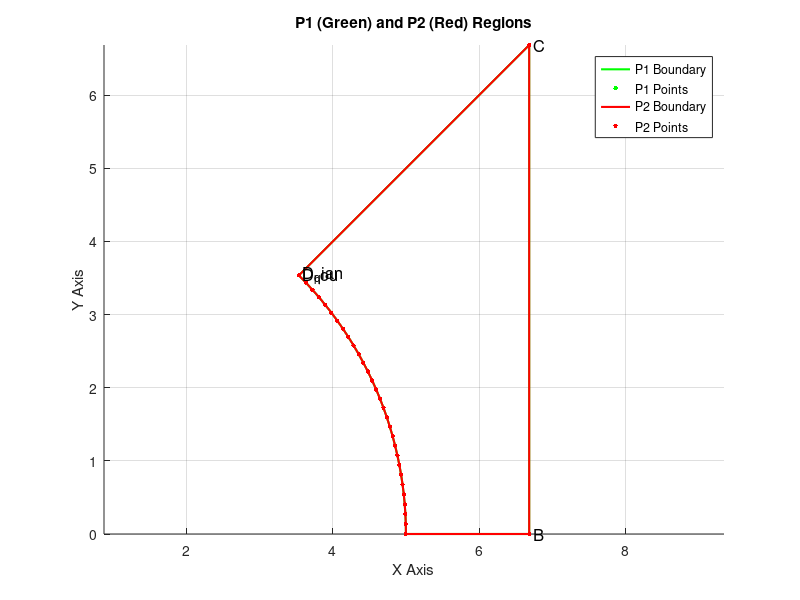

MATLAB code to generate this figure: (Note: this script raises an error after producing the figure.)
clc; clear; close all;

Fina_avg=zeros(size( 0.4:0.1:1.2,2),size( 0.5:0.1:1.2,2));
% f_g1 = [0.46/0.5, 0.64/0.70,0.74/0.82,0.88/0.98,1.12/1.20]
f_g1 = 0.4:0.1:1.2;
f_01 = 0.5:0.1:1.2;
[FO,FG] = meshgrid(f_01,f_g1);
for kk=1:size(f_g1,2)
    for kj=1:size(f_01,2)
        f_g = f_g1(1,kk);
        f_0 = f_01(1,kj);
% **Parameter Definition**
P = 16.7;     % Structure size parameter
D = 10;       % Diameter of the circular region
m = 7;        % Power exponent
W = 1.665;  
R0 = D /2;
Rnew = R0;   % Initial radius


% **Create polar coordinate grid**
theta = linspace(0, pi / 4, 50);  
r = linspace(0, ((P/2-W) * (sqrt(2))), 50); 
[THETA, R] = meshgrid(theta, r);

% **Compute flow field**
sec_theta = 1 ./ cos(THETA);
f_c = f_g + (f_0 - f_g) .* (1 - ((sqrt(2) - sec_theta) / (sqrt(2) - 1)).^m);
denominator = ((P / 2 - W) .* sec_theta - Rnew);
F = f_c .* (1 - (1 - (R - R0) ./ denominator).^m);


F(R <= Rnew) = 0; 

% **Convert to Cartesian coordinates**
[X, Y] = pol2cart(THETA, R);
X_data = [X(:), Y(:)];
F_data = F(:);



% **Compute P2 structured grid**
theta_hou = atan((P/2 - W) / (P/2 - W));
arc_theta_hou = linspace(theta_hou, 0, 30);
arc_theta_qian = linspace(pi/4, 0, 30); 
R_qian = Rnew; 
R_hou = Rnew; 
arc_x_qian = R_qian * cos(arc_theta_qian);  
arc_y_qian = R_qian * sin(arc_theta_qian);
arc_x_hou = R_hou * cos(arc_theta_hou);
arc_y_hou = R_hou * sin(arc_theta_hou);
arc_points_hou = [arc_x_hou', arc_y_hou'];
arc_points_qian = [arc_x_qian', arc_y_qian'];
B = [P/2 - W, 0];                  
C = [P/2 - W, P/2 - W];                
D_hou = [R_hou * cos(theta_hou) , R_hou * sin(theta_hou)];
D_qian = [R_qian * cos(pi/4) , R_qian * sin(pi/4)];
P1_points = [arc_points_qian; B; C; D_qian];
P2_points = [arc_points_hou; B; C; D_hou];

% **Plot P1 and P2**
figure(1); 
hold on; 
axis equal; 
grid on;
% **Plot P1 (Green)**
plot(P1_points(:,1), P1_points(:,2), 'g-', 'LineWidth', 1.5);
scatter(P1_points(:,1), P1_points(:,2), 10, 'g', 'filled');

% **Plot P2 (Red)**
plot(P2_points(:,1), P2_points(:,2), 'r-', 'LineWidth', 1.5);
scatter(P2_points(:,1), P2_points(:,2), 10, 'r', 'filled');

% **Label key points**
text(B(1), B(2), ' B', 'FontSize', 12, 'Color', 'black');
text(C(1), C(2), ' C', 'FontSize', 12, 'Color', 'black');
text(D_qian(1), D_qian(2), ' D_qian', 'FontSize', 12, 'Color', 'black');
text(D_hou(1), D_hou(2), ' D_hou', 'FontSize', 12, 'Color', 'black');

xlabel('X Axis');
ylabel('Y Axis');
title('P1 (Green) and P2 (Red) Regions');
legend('P1 Boundary', 'P1 Points', 'P2 Boundary', 'P2 Points');
hold off;

P1_area = polyarea(P1_points(:,1), P1_points(:,2));
P2_area = polyarea(P2_points(:,1), P2_points(:,2));
juxing_area = W * (P / 2 - W);

% **Output the areas of P1 and P2**
fprintf('P1 structured grid area: %.4f\n', P1_area);
fprintf('P2 structured grid area: %.4f\n', P2_area);
fprintf('Rectangle area: %.4f\n', juxing_area);
fprintf('juxing_area + P2_area: %.4f\n', juxing_area + P2_area);


% **Create P2 structured grid**
P2_x = linspace(min(P2_points(:,1)), max(P2_points(:,1)), 300);
P2_y = linspace(min(P2_points(:,2)), max(P2_points(:,2)), 300);
[P2_X, P2_Y] = meshgrid(P2_x, P2_y);

[in, ~] = inpolygon(P2_X, P2_Y, P2_points(:,1), P2_points(:,2));
P2_X(~in) = NaN;
P2_Y(~in) = NaN;

% % **Mask out values where X > (P/2 - W)**
% mask = (X <= (P / 2 - W));
% X(~mask) = NaN;
% Y(~mask) = NaN;
% F(~mask) = NaN;


% **RBF interpolation**
X_train = [X(:), Y(:)];
F_train =  F_data;
valid_idx = ~isnan(X_train(:,1)) & ~isnan(X_train(:,2));
X_train = X_train(valid_idx, :);
F_train = F_train(valid_idx);

X_target = [P2_X(:), P2_Y(:)];
valid_target_idx = ~isnan(X_target(:,1)) & ~isnan(X_target(:,2));
X_target = X_target(valid_target_idx, :);

D_train = pdist2(X_train, X_train);
sigma = 0.16*median(D_train(:));  
rbf_func = @(r) exp(-(r / sigma).^2);
Phi_train = rbf_func(D_train);
lambda = 1e-6;  
Phi_train = Phi_train + lambda * eye(size(Phi_train));
weights = Phi_train \ F_train;

D_target = pdist2(X_target, X_train);
Phi_target = rbf_func(D_target);

F_P2_grid = NaN(size(P2_X));
F_P2_grid(valid_target_idx) = Phi_target * weights;

% **Right-side rectangular flow field `F_R`**
Nx_R = 300; Ny_R = 300;
x_R = linspace(P/2 - W, P/2, Nx_R);  
y_R = linspace(0, P/2 - W, Ny_R);        
[X_R, Y_R] = meshgrid(x_R, y_R);

% **Ensure valid values at P/2-W in `F_P2_grid`**
[~, idx] = min(abs(P2_X(1,:) - P/2 -W)); 
F_P2_P_boundary = F_P2_grid(:, idx);  % Directly extract values at X=P/2-W
F_P2_P_boundary = fillmissing(F_P2_P_boundary, 'linear'); % Linearly fill NaN values

% **Compute `F_R`, ensuring continuity at X = P/2**
F_R = NaN(size(X_R));

for i = 1:length(x_R)
    for j = 1:length(y_R)
        if X_R(j, i) == P/2-W
            F_R(j, i) = F_P2_P_boundary(j); % Ensure continuity at P/2
        else
            % **Extract boundary values from left P2 region**
            Fy = F_P2_P_boundary(j);
            
            % **Apply power-law decay in the X direction**
            Fx = (1 - ((X_R(j, i) - (P/2-W)) / W).^7);
            
            % **Final flow field computation**
            F_R(j, i) = Fy .* Fx;
        end
    end
end

% **Merge P2 grid and right rectangular grid**
X_combined = [P2_X, X_R]; 
Y_combined = [P2_Y, Y_R]; 
F_combined = [F_P2_grid, F_R];

F_combined(isnan(F_combined)) = 0; % Avoid NaN affecting visualization

% **Figure 2: Flow field before interpolation (Cartesian coordinates)**
figure(2);
surf(X, Y, F, 'EdgeColor', 'none');
colormap('jet'); 
colorbar;
xlabel('X'); ylabel('Y'); zlabel('F');
title('Flow field before interpolation (Cartesian coordinates)');
xlim([0,P/2-W])
zlim([0,1])
caxis([0 1])
% **Figure 3: Interpolated complete flow field**
figure(3);
surf(P2_X, P2_Y, F_P2_grid, 'EdgeColor', 'none');
colormap('jet'); 
colorbar;
xlabel('X'); ylabel('Y'); zlabel('F');
title('Interpolated flow field');

figure(4);
hold on;

% 绘制散点图
scatter(X_data(:,1), X_data(:,2), 10, 'b', 'filled');  
scatter(P2_X(:), P2_Y(:), 10, 'r', 'filled');  

% 设置轴标签
xlabel('\it X\rm, mm', 'FontName', 'Times New Roman', 'FontSize', 14, 'Interpreter', 'tex');
ylabel('\it Y\rm, mm', 'FontName', 'Times New Roman', 'FontSize', 14, 'Interpreter', 'tex');

% 设置 legend 并调整符号大小
h = legend('Background Grid', 'Foreground Grid', 'Location', 'northwest');
set(h, 'Box', 'off');                
set(h, 'FontName', 'Times New Roman'); 
set(h, 'FontSize', 14); 
set(gcf, 'Renderer', 'painters'); % 使用矢量渲染
h.ItemTokenSize = [20, 10]; % **放大 legend 符号**

daspect([1 1 0.5]); % X and Y axes equal, Z scaled dynamically

% **设置坐标轴格式，确保所有刻度可见**
set(gca, 'FontSize', 14, 'FontName', 'Times New Roman');
set(gca, 'LineWidth', 2);
box on; % **确保所有框线显示**

% **确保所有刻度都显示**
xticks(min(X_data(:,1)):1:max(X_data(:,1))); % X 轴刻度
yticks(min(X_data(:,2)):1:max(X_data(:,2))); % Y 轴刻度

% **设置轴颜色确保所有刻度都可见**
set(gca, 'XColor', 'k', 'YColor', 'k'); % 确保 X、Y 轴的刻度线显示
set(gca, 'TickDir', 'in');  % 让刻度向外

% 设置 x 和 y 轴范围
xlim([0 max(X_data(:,1))]);
ylim([0 max(X_data(:,2))]);

hold off;







% **Figure 5: Right-side flow field**
figure(5);
surf(X_R, Y_R, F_R, 'EdgeColor', 'none'); 
colormap(jet);
colorbar;
xlabel('X'); ylabel('Y'); zlabel('F_R');
title('Right-side flow field (Rectangular grid)');
grid on;
view(45, 30);

% **Figure 6: Merged flow field**(juxing_area + P2_area)
figure(6);
surf(X_combined, Y_combined, F_combined, 'EdgeColor', 'none'); 
colormap(jet);
colorbar;
xlabel('X'); ylabel('Y'); zlabel('Flow Field');
title('Merged flow field');
grid on;
view(30, 40);


% **Define triangular grid region (F_U)**
Nx_U = 300; 
Ny_U = 300;
y_U = linspace(P/2 - W, P/2, Ny_U);  % Upper region (P/2-W < Y <= P/2)
x_U = linspace(P/2 - W, P/2, Nx_U);  % Same X range as F_R

[X_U, Y_U] = meshgrid(x_U, y_U);

% **Mask out points where Y > X to keep only the triangular region**
mask_triangular = (Y_U <= X_U); 

% **Ensure valid values at Y = P/2-W from `F_R`**
[~, idx_U] = min(abs(Y_R(:,1) - (P/2 - W))); 
F_R_Y_boundary = F_R(idx_U, :);  % Extract values at Y = P/2-W
F_R_Y_boundary = fillmissing(F_R_Y_boundary, 'linear'); % Fill NaNs

% **Compute F_U using power-law decay in Y direction**
F_U = NaN(size(X_U));

for i = 1:length(x_U)
    for j = 1:length(y_U)
        if mask_triangular(j, i) % Only compute where Y <= X
            if Y_U(j, i) == P/2 - W
                F_U(j, i) = F_R_Y_boundary(i); % Maintain continuity
            else
                Fy = (1 - ((Y_U(j, i) - (P/2 - W)) / W).^m);
                F_U(j, i) = F_R_Y_boundary(i) .* Fy;
            end
        end
    end
end

% **Extract only the valid triangular region data**
X_tri = X_U(mask_triangular);
Y_tri = Y_U(mask_triangular);
F_tri = F_U(mask_triangular);

% **Merge the structured flow fields**juxing_area + P2_area + triangular_area
X_final = [X_combined(:); X_tri(:)]; 
Y_final = [Y_combined(:); Y_tri(:)]; 
F_final = [F_combined(:); F_tri(:)];

F_final(isnan(F_final)) = 0; % Avoid NaN affecting visualization
X_final(isnan(X_final)) = 0; % Avoid NaN affecting visualization
Y_final(isnan(Y_final)) = 0; % Avoid NaN affecting visualization


% **Figure 7: Final Flow Field
figure(7);
scatter3(X_final, Y_final, F_final, 10, F_final, 'filled'); 
colormap(jet);
colorbar;
% **Set labels with Times New Roman Italic**
xlabel('\it X\rm, mm', 'FontName', 'Times New Roman', 'FontSize', 14, 'Interpreter', 'tex');
ylabel('\it Y\rm, mm', 'FontName', 'Times New Roman', 'FontSize', 14, 'Interpreter', 'tex');
zlabel('\it Z\rm, -', 'FontName', 'Times New Roman', 'FontSize', 14, 'Interpreter', 'tex');
title('1 / 2 corner subchannel', 'FontName', 'Times New Roman', 'FontSize', 14);

% **Ensure X and Y axes have equal scaling but leave Z free**
daspect([1 1 0.5]); % X and Y axes equal, Z scaled dynamically

% **Set tick intervals to 1**
xticks(min(X_final):1:max(X_final));
yticks(min(Y_final):1:max(Y_final));
% % zticks(min( F_final):1:max( F_final));
xlim([0 max(X_final)]);
ylim([0 max(Y_final)]);
% zlim([0 max(F_final)]);
% **Set grid and view**
grid on;
view(30, 40);
% **设置 X, Y, Z 轴的线条更粗**
set(gca, 'LineWidth', 2);
set(gca, 'FontSize', 14, 'FontName', 'Times New Roman');
set(gcf, 'Renderer', 'painters'); % 使用矢量渲染




% **Find the maximum value of F_final and its index**
[max_F, max_idx] = max(F_final(:)); % Find the maximum value
max_X = X_final(max_idx); % Get the corresponding X coordinate
max_Y = Y_final(max_idx); % Get the corresponding Y coordinate
hold on;
plot3(max_X, max_Y, max_F, 'bo', 'MarkerSize', 14, 'MarkerFaceColor', 'b'); % Mark maximum value
text(max_X-0.4, max_Y+0.2, max_F+0.4,  sprintf('\\it f\\rm_{c}: %.2f', max_F), ...
    'FontSize', 14, 'FontName', 'Times New Roman', 'Color', 'r', 'Interpreter', 'tex');
scatter3(D/2+W, 0, 0.98, 200, [0.5, 1, 1], 'filled'); 
text(D/2+W, -2.4, 0.98+0.4,sprintf('\\it f\\rm_{g}: %.2f', 0.98), ...
    'FontSize', 14, 'FontName', 'Times New Roman', ...
    'Interpreter', 'tex', 'Color', 'r');

% **Add a cylinder (fuel rod) centered at (0,0)**


% **定义圆柱参数**
x_center = 0;  % 圆柱中心坐标 (0,0)
y_center = 0;
z_min = min(F_final(:)); % 圆柱底部
z_max = max(F_final(:)); % 圆柱顶部
radius = 5;  % 圆柱半径
num_points = 50;  % 控制圆柱平滑度
cyl_color = [0.8, 0.7, 1]; % **浅紫色**
alpha_value = 0.5; % **透明度 (0=完全透明, 1=完全不透明)**

% **创建圆柱的外表面**
theta = linspace(0, pi/2, num_points);  % 角度范围 (1/4 圆柱)
z_cyl = linspace(z_min, z_max, num_points)';  % 高度方向划分

[Theta, Z_cyl] = meshgrid(theta, z_cyl);
R = radius * ones(size(Theta));  % 设定固定半径

% **转换为直角坐标**
X_cyl = R .* cos(Theta);
Y_cyl = R .* sin(Theta);

hold on;

% **绘制 1/4 透明圆柱**
surf(X_cyl, Y_cyl, Z_cyl, 'FaceColor', cyl_color, 'EdgeColor', 'none', 'FaceAlpha', alpha_value);

% **封闭底部（1/4圆形，透明）**
theta_bottom = linspace(0, pi/2, num_points);  % 1/4 圆的角度
X_bottom = radius * cos(theta_bottom);
Y_bottom = radius * sin(theta_bottom);
Z_bottom = z_min * ones(size(X_bottom));  % 设置底部Z值
fill3([0 X_bottom], [0 Y_bottom], [z_min Z_bottom], cyl_color, 'EdgeColor', 'none', 'FaceAlpha', alpha_value); % 底部透明封闭

% **封闭顶部（1/4圆形，透明）**
Z_top = z_max * ones(size(X_bottom));  % 设置顶部Z值
fill3([0 X_bottom], [0 Y_bottom], [z_max Z_top], cyl_color, 'EdgeColor', 'none', 'FaceAlpha', alpha_value); % 顶部透明封闭

% **在圆柱顶面中心添加 "rod" 文字**
text(radius/2, radius/2, z_max, 'Fuel rod', 'FontSize', 14, 'FontName', 'Times New Roman', 'Color', 'r', 'HorizontalAlignment', 'center');

hold off;







% **Compute the area of the juxing_area + P2_area
dx = diff(X_combined, 1, 2); % Spacing in the X direction
dy = diff(Y_combined, 1, 1); % Spacing in the Y direction

% **Ensure dx and dy do not contain NaN values**
dx(isnan(dx)) = 0;
dy(isnan(dy)) = 0;

% **Calculate the area of juxing_area + P2_area
cell_area_combined = dx(2:end, :) .* dy(:, 2:end); 

% **Calculate the area of the triangular region**
tri_area = 0.5 * W * W;  % Directly use the formula A = 1/2 * W^2

% **Compute valid flow field values in the juxing_area + P2_area
valid_mask_combined = ~isnan(F_combined(2:end, 2:end));
F_valid_combined = F_combined(2:end, 2:end);
F_valid_combined(~valid_mask_combined) = 0;
cell_area_combined(~valid_mask_combined) = 0;

% **Calculate the actual flow field area of the juxing_area + P2_area
actual_area_combined = sum(cell_area_combined(:));

% **Compute the average flow field value in the triangular region**
F_tri_avg = mean(F_tri(:), 'omitnan'); % Directly use the mean value of the triangular region

% **Total interpolated flow field area**
actual_area_total = actual_area_combined + tri_area;

% **Compute the area-weighted average flow field value**
if actual_area_total == 0
    area_weighted_avg = NaN;
else
    area_weighted_avg = (sum(F_valid_combined(:) .* cell_area_combined(:)) + F_tri_avg * tri_area) / actual_area_total;
end

% **Compute the Paranjape value**
Paranjape = 0.68 * f_0 + 0.22 * f_g;

% **Output results**
fprintf('juxing_area + P2_area (after RBF): %.4f\n', actual_area_combined);
fprintf('Triangular region area: %.4f\n', tri_area);
fprintf('juxing_area + P2_area + Triangular_area (after RBF): %.4f\n', actual_area_total);
fprintf('Area-weighted average flow field value: %.4f\n', area_weighted_avg);
fprintf('Paranjape area-weighted average flow field value: %.4f\n', Paranjape);


% **RBF 训练效果评估**
% **拆分数据集**
num_samples = size(X_train, 1);
rand_indices = randperm(num_samples);  % 随机打乱索引
train_size = round(0.8 * num_samples); % 80% 训练，20% 测试

train_indices = rand_indices(1:train_size);
test_indices = rand_indices(train_size+1:end);

X_train_sub = X_train(train_indices, :);
F_train_sub = F_train(train_indices);

X_test = X_train(test_indices, :);
F_test = F_train(test_indices);

% **重新计算 RBF 权重 (仅使用 80% 训练数据)**
D_train = pdist2(X_train_sub, X_train_sub);
sigma = 0.15 * median(D_train(:));  % 计算 sigma
rbf_func = @(r) exp(-(r / sigma).^2);
Phi_train = rbf_func(D_train);
lambda = 1e-6;  
Phi_train = Phi_train + lambda * eye(size(Phi_train));
weights = Phi_train \ F_train_sub;

% **对测试数据集进行预测**
D_test = pdist2(X_test, X_train_sub);
Phi_test = rbf_func(D_test);
F_pred = Phi_test * weights; % 预测流场值

% **计算误差**
mse = mean((F_test - F_pred).^2);  % 均方误差 (MSE)
rmse = sqrt(mse);  % 均方根误差 (RMSE)
ss_total = sum((F_test - mean(F_test)).^2);  % 总体平方和
ss_residual = sum((F_test - F_pred).^2);  % 残差平方和
r2 = 1 - (ss_residual / ss_total);  % R²（决定系数）

% **输出误差指标**
fprintf('RBF 训练效果评估:\n');
fprintf('均方误差 (MSE): %.6f\n', mse);
fprintf('均方根误差 (RMSE): %.6f\n', rmse);
fprintf('决定系数 (R²): %.4f\n', r2);

% **绘制预测值与真实值的对比**
% 归一化 F_test 和 F_pred（Min-Max 归一化）
F_test_norm = (F_test - min(F_test)) / (max(F_test) - min(F_test));
F_pred_norm = (F_pred - min(F_test)) / (max(F_test) - min(F_test));

figure(8);
scatter(F_test_norm, F_pred_norm, 30, 'b', 'filled'); hold on;
plot([min(F_test_norm), max(F_test_norm)], [min(F_test_norm), max(F_test_norm)], 'r--', 'LineWidth', 1.5);
title('80% for training, 20% for predicting');

% 设置轴标签
xlabel('\it F\rm_{test}, -', 'FontName', 'Times New Roman', 'FontSize', 14, 'Interpreter', 'tex');
ylabel('\it F\rm_{pred}, -', 'FontName', 'Times New Roman', 'FontSize', 14, 'Interpreter', 'tex');

% 设置 legend 并调整符号大小
h = legend('Predicted values', 'True values', 'Location', 'northwest');
set(h, 'Box', 'off');                
set(h, 'FontName', 'Times New Roman'); 
set(h, 'FontSize', 14); 
set(gcf, 'Renderer', 'painters'); % 使用矢量渲染
h.ItemTokenSize = [20, 10]; % **放大 legend 符号**

daspect([1 1 0.5]); % X and Y axes equal, Z scaled dynamically

% **设置坐标轴格式，确保所有刻度可见**
set(gca, 'FontSize', 14, 'FontName', 'Times New Roman');
set(gca, 'LineWidth', 2);
box on; % **确保所有框线显示**

% **确保所有刻度都显示**
xticks(min(F_test_norm):0.2:max(F_test_norm)); % X 轴刻度
yticks(min(F_test_norm):0.2:max(F_test_norm)); % Y 轴刻度

% **设置轴颜色确保所有刻度都可见**
set(gca, 'XColor', 'k', 'YColor', 'k'); % 确保 X、Y 轴的刻度线显示
set(gca, 'TickDir', 'in');  % 让刻度向内

% 设置 x 和 y 轴范围
xlim([0 1]);
ylim([0 1]);

% 找到图的中心
x_center = (min(F_test_norm) + max(F_test_norm)) / 2;
y_center = (min(F_pred_norm) + max(F_pred_norm)) / 2;

% 计算新的 R²、MSE 和 RMSE
r2_norm = 1 - sum((F_test_norm - F_pred_norm).^2) / sum((F_test_norm - mean(F_test_norm)).^2);
mse_norm = mean((F_test_norm - F_pred_norm).^2);
rmse_norm = sqrt(mse_norm);

% 在图中间标注 R² 值
text(x_center-0.2, y_center+0.1, sprintf('R^{2} = %.3f\nMSE = %.3f\nRMSE = %.3f', r2_norm, mse_norm, rmse_norm), ...
    'FontSize', 14, 'FontWeight', 'bold', 'FontName', 'Times New Roman', ...
    'HorizontalAlignment', 'center', 'BackgroundColor', 'w','color','r');

hold off;
fprintf('Min/Max of F_test (normalized): %.4f / %.4f\n', min(F_test_norm), max(F_test_norm));
fprintf('Min/Max of F_pred (normalized): %.4f / %.4f\n', min(F_pred_norm), max(F_pred_norm));
        Fina_avg(kk,kj)=area_weighted_avg ;
    end
end

save('Data_corner.mat','FO','FG','Fina_avg')
